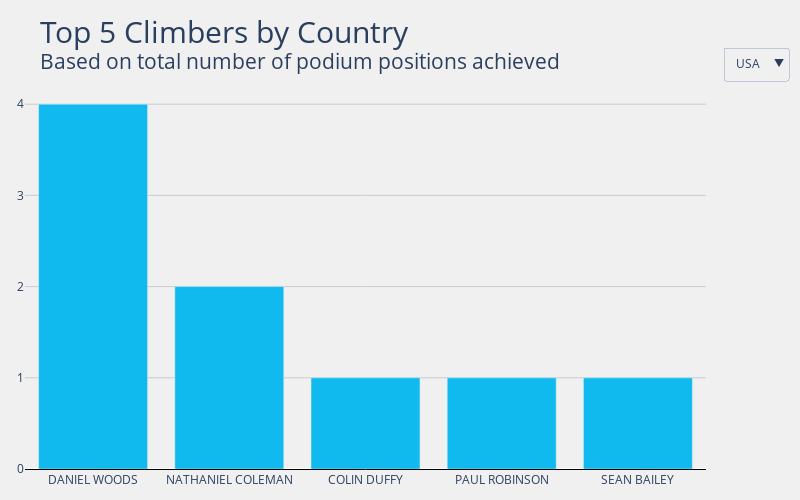

Notebook source saved alongside this figure:
### Markdown cell above
## Top Climbers By Country

### Code cell
def get_top_by_country(df):
    """
    Returns a dataframe showing the top 5 climbers (if applicable)
    grouped by country.
    
    df: dataframe containing results for all bouldering events
    """
    df = df[(df['Rank'] <= 3) & (df['Rank'] > 0)] # Only get climbers on podium
    df = df.groupby(['Country'])[['Name']].value_counts().to_frame(name='Podiums').reset_index() # Each climber's podium count by year    
    df = df.groupby(['Country'], sort=False).head().reset_index(drop=True) # Top 5 climbers per year by country
    return df
    
top_by_country = get_top_by_country(boulder_men_all_results)
title = "Top 5 Climbers by Country<br><sup>Based on total number of podium positions achieved"
gen_plotly(top_by_country, 'Country', title)

### Figure 1 — Plotly figure (JSON) as saved in the notebook; plotly's stock layout.template omitted (floating-point values rounded to 4 significant figures)
{"data": [{"marker": {"color": "#10baee"}, "name": "AUT", "type": "bar", "visible": false, "x": ["KILIAN FISCHHUBER", "JAKOB SCHUBERT", "DAVID LAMA", "LUKAS ENNEMOSER"], "y": [35, 11, 4, 1]}, {"marker": {"color": "#10baee"}, "name": "BEL", "type": "bar", "visible": false, "x": ["HANNES VAN DUYSEN"], "y": [1]}, {"marker": {"color": "#10baee"}, "name": "CAN", "type": "bar", "visible": false, "x": ["SEAN MCCOLL"], "y": [14]}, {"marker": {"color": "#10baee"}, "name": "CZE", "type": "bar", "visible": false, "x": ["ADAM ONDRA", "MARTIN STRANIK", "TOMÁS MRÁZEK"], "y": [16, 3, 1]}, {"marker": {"color": "#10baee"}, "name": "FIN", "type": "bar", "visible": false, "x": ["NALLE HUKKATAIVAL"], "y": [1]}, {"marker": {"color": "#10baee"}, "name": "FRA", "type": "bar", "visible": false, "x": ["GUILLAUME GLAIRON MONDET", "MEJDI SCHALCK", "STÉPHAN JULIEN", "MANUEL CORNU", "ALBAN LEVIER"], "y": [9, 4, 3, 3, 2]}, {"marker": {"color": "#10baee"}, "name": "GBR", "type": "bar", "visible": false, "x": ["ANDREW EARL", "MAXIMILLIAN MILNE"], "y": [1, 1]}, {"marker": {"color": "#10baee"}, "name": "GER", "type": "bar", "visible": false, "x": ["JAN HOJER", "JONAS BAUMANN", "YANNICK FLOHÉ", "THOMAS TAUPORN"], "y": [13, 3, 2, 2]}, {"marker": {"color": "#10baee"}, "name": "ISR", "type": "bar", "visible": false, "x": ["ALEX KHAZANOV"], "y": [1]}, {"marker": {"color": "#10baee"}, "name": "ITA", "type": "bar", "visible": false, "x": ["GABRIELE MORONI", "MICHAEL PICCOLRUAZ", "CHRISTIAN CORE"], "y": [5, 1, 1]}, {"marker": {"color": "#10baee"}, "name": "JPN", "type": "bar", "visible": false, "x": ["TOMOA NARASAKI", "YOSHIYUKI OGATA", "KOKORO FUJII", "TSUKURU HORI", "REI SUGIMOTO"], "y": [24, 10, 9, 5, 5]}, {"marker": {"color": "#10baee"}, "name": "KOR", "type": "bar", "visible": false, "x": ["JONGWON CHON", "DOHYUN LEE"], "y": [11, 1]}, {"marker": {"color": "#10baee"}, "name": "NED", "type": "bar", "visible": false, "x": ["JORG VERHOEVEN"], "y": [7]}, {"marker": {"color": "#10baee"}, "name": "RUS", "type": "bar", "visible": false, "x": ["DMITRII SHARAFUTDINOV", "RUSTAM GELMANOV", "ALEKSEY RUBTSOV", "VICTOR KOZLOV", "SERGEI LUZHETSKII"], "y": [26, 19, 14, 1, 1]}, {"marker": {"color": "#10baee"}, "name": "SLO", "type": "bar", "visible": false, "x": ["JERNEJ KRUDER", "GREGOR VEZONIK", "ANZE PEHARC", "KLEMEN BECAN"], "y": [8, 4, 2, 2]}, {"marker": {"color": "#10baee"}, "name": "SUI", "type": "bar", "visible": false, "x": ["CÉDRIC LACHAT"], "y": [3]}, {"marker": {"color": "#10baee"}, "name": "UKR", "type": "bar", "visible": false, "x": ["MYKHAYLO SHALAGIN", "STANISLAV KLESHNOV"], "y": [2, 1]}, {"marker": {"color": "#10baee"}, "name": "USA", "type": "bar", "visible": true, "x": ["DANIEL WOODS", "NATHANIEL COLEMAN", "COLIN DUFFY", "PAUL ROBINSON", "SEAN BAILEY"], "y": [4, 2, 1, 1, 1]}], "layout": {"height": 500, "margin": {"b": 25, "l": 25, "r": 25, "t": 85}, "paper_bgcolor": "#f0f0f0", "plot_bgcolor": "#f0f0f0", "title": {"font": {"size": 30}, "text": "Top 5 Climbers by Country<br><sup>Based on total number of podium positions achieved"}, "updatemenus": [{"active": 17, "buttons": [{"args": [{"showlegend": false, "title": "AUT", "visible": [true, false, false, false, false, false, false, false, false, false, false, false, false, false, false, false, false, false]}], "label": "AUT", "method": "update"}, {"args": [{"showlegend": false, "title": "BEL", "visible": [false, true, false, false, false, false, false, false, false, false, false, false, false, false, false, false, false, false]}], "label": "BEL", "method": "update"}, {"args": [{"showlegend": false, "title": "CAN", "visible": [false, false, true, false, false, false, false, false, false, false, false, false, false, false, false, false, false, false]}], "label": "CAN", "method": "update"}, {"args": [{"showlegend": false, "title": "CZE", "visible": [false, false, false, true, false, false, false, false, false, false, false, false, false, false, false, false, false, false]}], "label": "CZE", "method": "update"}, {"args": [{"showlegend": false, "title": "FIN", "visible": [false, false, false, false, true, false, false, false, false, false, false, false, false, false, false, false, false, false]}], "label": "FIN", "method": "update"}, {"args": [{"showlegend": false, "title": "FRA", "visible": [false, false, false, false, false, true, false, false, false, false, false, false, false, false, false, false, false, false]}], "label": "FRA", "method": "update"}, {"args": [{"showlegend": false, "title": "GBR", "visible": [false, false, false, false, false, false, true, false, false, false, false, false, false, false, false, false, false, false]}], "label": "GBR", "method": "update"}, {"args": [{"showlegend": false, "title": "GER", "visible": [false, false, false, false, false, false, false, true, false, false, false, false, false, false, false, false, false, false]}], "label": "GER", "method": "update"}, {"args": [{"showlegend": false, "title": "ISR", "visible": [false, false, false, false, false, false, false, false, true, false, false, false, false, false, false, false, false, false]}], "label": "ISR", "method": "update"}, {"args": [{"showlegend": false, "title": "ITA", "visible": [false, false, false, false, false, false, false, false, false, true, false, false, false, false, false, false, false, false]}], "label": "ITA", "method": "update"}, {"args": [{"showlegend": false, "title": "JPN", "visible": [false, false, false, false, false, false, false, false, false, false, true, false, false, false, false, false, false, false]}], "label": "JPN", "method": "update"}, {"args": [{"showlegend": false, "title": "KOR", "visible": [false, false, false, false, false, false, false, false, false, false, false, true, false, false, false, false, false, false]}], "label": "KOR", "method": "update"}, {"args": [{"showlegend": false, "title": "NED", "visible": [false, false, false, false, false, false, false, false, false, false, false, false, true, false, false, false, false, false]}], "label": "NED", "method": "update"}, {"args": [{"showlegend": false, "title": "RUS", "visible": [false, false, false, false, false, false, false, false, false, false, false, false, false, true, false, false, false, false]}], "label": "RUS", "method": "update"}, {"args": [{"showlegend": false, "title": "SLO", "visible": [false, false, false, false, false, false, false, false, false, false, false, false, false, false, true, false, false, false]}], "label": "SLO", "method": "update"}, {"args": [{"showlegend": false, "title": "SUI", "visible": [false, false, false, false, false, false, false, false, false, false, false, false, false, false, false, true, false, false]}], "label": "SUI", "method": "update"}, {"args": [{"showlegend": false, "title": "UKR", "visible": [false, false, false, false, false, false, false, false, false, false, false, false, false, false, false, false, true, false]}], "label": "UKR", "method": "update"}, {"args": [{"showlegend": false, "title": "USA", "visible": [false, false, false, false, false, false, false, false, false, false, false, false, false, false, false, false, false, true]}], "label": "USA", "method": "update"}], "x": 1.12, "xanchor": "right", "y": 1.1, "yanchor": "top"}], "width": 800, "xaxis": {"autorange": true, "linecolor": "black", "range": [-0.5, 4.5], "showline": true, "title": {}, "type": "category"}, "yaxis": {"autorange": true, "gridcolor": "#cbcbcb", "range": [0, 4.211], "showticklabels": true, "tickvals": [0, 1, 2, 3, 4, 5, 6, 7, 8, 9, 10, 11, 12, 13, 14, 15, 16, 17, 18, 19, 20, 21, 22, 23, 24, 25, 26, 27, 28, 29], "title": {}, "type": "linear"}}}
